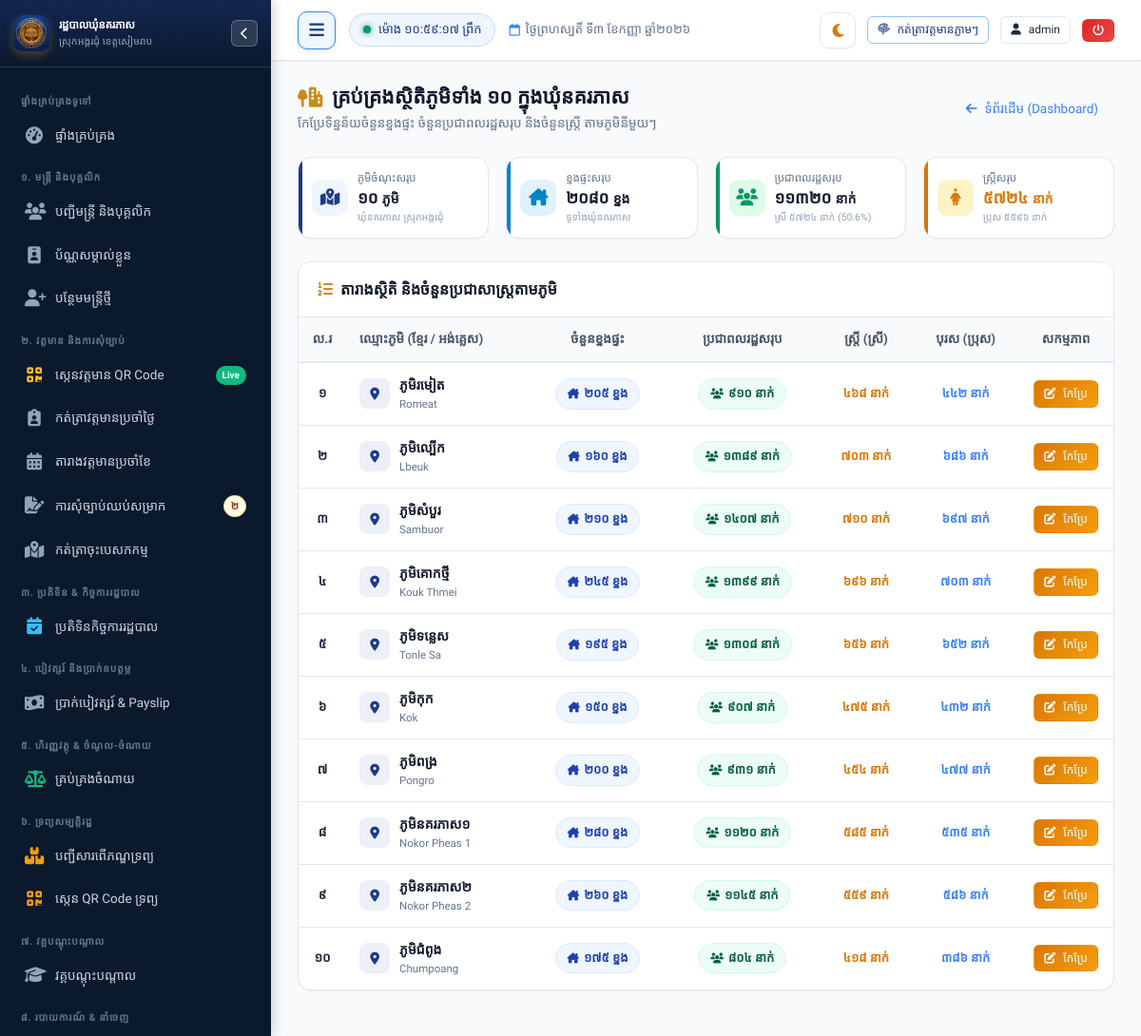
/settings/villages (signed in), run on the app's committed database.
### tables this page shows
CREATE TABLE villages (
        id INTEGER PRIMARY KEY AUTOINCREMENT,
        village_name_kh TEXT UNIQUE NOT NULL,
        village_name_en TEXT NOT NULL,
        total_population INTEGER DEFAULT 0,
        total_families INTEGER DEFAULT 0
    , female_population INTEGER DEFAULT 0);

### app.py (the view)
@app.route("/settings/villages")
@login_required
def settings_villages():
    conn = get_db()
    cursor = conn.cursor()
    cursor.execute("SELECT * FROM villages ORDER BY id")
    villages = cursor.fetchall()
    total_villages = len(villages)
    total_families = sum(v["total_families"] or 0 for v in villages)
    total_population = sum(v["total_population"] or 0 for v in villages)
    total_female = sum(v["female_population"] or 0 for v in villages)
    total_male = total_population - total_female
    female_pct = round((total_female / total_population * 100), 1) if total_population > 0 else 0
    conn.close()
    return render_template(
        "settings/villages.html",
        villages=villages,
        total_villages=total_villages,
        total_families=total_families,
        total_population=total_population,
        total_female=total_female,
        total_male=total_male,
        female_pct=female_pct
    )

### app.py (called while the page is built, shortened)
@app.teardown_appcontext
def teardown_db(exception=None):
    close_db_connection(exception)

@app.after_request
def add_cache_headers(response):
    if request.path.startswith('/static/css') or request.path.startswith('/static/js'):
        response.headers['Cache-Control'] = 'no-cache, must-revalidate'
    elif request.path.startswith('/static') or request.path == '/favicon.ico':
        response.headers['Cache-Control'] = 'public, max-age=86400'
    return response

@app.before_request
def ensure_database_ready():
    if request.path.startswith('/static') or request.path == '/favicon.ico':
        return

@app.template_filter("kh_num")
def kh_num_filter(val):
    return to_khmer_num(val)

### database.py (called while the page is built, shortened)
def _raw_create_connection():
    conn = sqlite3.connect(DB_PATH)
    conn.row_factory = sqlite3.Row
    conn.execute("PRAGMA foreign_keys = ON")
    conn.execute("PRAGMA journal_mode = WAL")
    conn.execute("PRAGMA synchronous = NORMAL")
    conn.execute("PRAGMA cache_size = -64000")
    return SqliteConnectionWrapper(conn)

def get_db():
    global _DB_SCHEMA_INITIALIZED
    conn = None
    try:
        from flask import g, has_request_context
        if has_request_context():
            if not hasattr(g, 'db') or g.db is None:
                g.db = _raw_create_connection()
            conn = g.db
    except ImportError:
        pass
    if conn is None:
        conn = _raw_create_connection()
    if not _DB_SCHEMA_INITIALIZED:
        _DB_SCHEMA_INITIALIZED = True
        try:
            init_db(conn)
        except Exception as e:
            print(f"[Auto Schema Init Notice] {e}")
    return conn

def close_db_connection(e=None):
    try:
        from flask import g, has_request_context
        if has_request_context():
            db = getattr(g, 'db', None)
            if db is not None:
                g.db = None
                db._real_close()
    except ImportError:
        pass

    def cursor(self):
        return self._conn.cursor()

    def close(self):
        try:
            from flask import g, has_request_context
            if has_request_context() and getattr(g, 'db', None) is self:
                return
        except ImportError:
            pass
        self._real_close()

### templates/settings/villages.html (shortened to what this page needs)
{% extends "base.html" %}
{% block content %}
<div class="page-header">
  <div class="page-header-title">
    <h1>
      <i class="fa-solid fa-tree-city text-gold"></i>
      <span>គ្រប់គ្រងស្ថិតិភូមិទាំង ១០ ក្នុងឃុំនគរភាស</span>
    </h1>
    <p>កែប្រែទិន្នន័យចំនួនខ្នងផ្ទះ ចំនួនប្រជាពលរដ្ឋសរុប និងចំនួនស្ត្រី តាមភូមិនីមួយៗ</p>
  </div>
  <div class="page-actions">
    <a href="{{ url_for('dashboard') }}" class="btn btn-outline-secondary">
      <i class="fa-solid fa-arrow-left"></i> ទំព័រដើម (Dashboard)
    </a>
  </div>
</div>
<div class="stats-grid" style="grid-template-columns: repeat(auto-fit, minmax(200px, 1fr)); margin-bottom: 24px;">
  <div class="stat-card" style="--stat-color: #1e3a8a; --stat-bg: #eff6ff;">
    <div class="stat-icon-wrapper">
      <i class="fa-solid fa-map-location-dot"></i>
    </div>
    <div class="stat-details">
      <div class="stat-label">ភូមិចំណុះសរុប</div>
      <div class="stat-number">{{ total_villages | kh_num }} <small style="font-size: 14px;">ភូមិ</small></div>
      <div class="stat-subtext">ឃុំនគរភាស ស្រុកអង្គរជុំ</div>
    </div>
  </div>
  <div class="stat-card" style="--stat-color: #0284c7; --stat-bg: #e0f2fe;">
    <div class="stat-icon-wrapper">
      <i class="fa-solid fa-house-chimney"></i>
    </div>
    <div class="stat-details">
      <div class="stat-label">ខ្នងផ្ទះសរុប</div>
      <div class="stat-number">{{ total_families | kh_num }} <small style="font-size: 14px;">ខ្នង</small></div>
      <div class="stat-subtext">ទូទាំងឃុំនគរភាស</div>
    </div>
  </div>
  <div class="stat-card" style="--stat-color: #059669; --stat-bg: #dcfce7;">
    <div class="stat-icon-wrapper">
      <i class="fa-solid fa-users"></i>
    </div>
    <div class="stat-details">
      <div class="stat-label">ប្រជាពលរដ្ឋសរុប</div>
      <div class="stat-number">{{ total_population | kh_num }} <small style="font-size: 14px;">នាក់</small></div>
      <div class="stat-subtext">ស្រី {{ total_female | kh_num }} នាក់ ({{ female_pct }}%)</div>
    </div>
  </div>
  <div class="stat-card" style="--stat-color: #d97706; --stat-bg: #fef3c7;">
    <div class="stat-icon-wrapper">
      <i class="fa-solid fa-person-dress"></i>
    </div>
    <div class="stat-details">
      <div class="stat-label">ស្ត្រីសរុប</div>
      <div class="stat-number" style="color: #d97706;">{{ total_female | kh_num }} <small style="font-size: 14px;">នាក់</small></div>
      <div class="stat-subtext">ប្រុស {{ total_male | kh_num }} នាក់</div>
    </div>
  </div>
</div>
<div class="card">
  <div class="card-header" style="display: flex; justify-content: space-between; align-items: center;">
    <div class="card-title">
      <i class="fa-solid fa-list-ol text-gold"></i>
      <span>តារាងស្ថិតិ និងចំនួនប្រជាសាស្ត្រតាមភូមិ</span>
    </div>
  </div>
  <div class="card-body" style="padding: 0;">
    <div class="table-responsive">
      <table class="custom-table">
        <thead>
          <tr>
            <th style="width: 50px; text-align: center;">ល.រ</th>
            <th>ឈ្មោះភូមិ (ខ្មែរ / អង់គ្លេស)</th>
            <th style="text-align: center;">ចំនួនខ្នងផ្ទះ</th>
            <th style="text-align: center;">ប្រជាពលរដ្ឋសរុប</th>
            <th style="text-align: center;">ស្ត្រី (ស្រី)</th>
            <th style="text-align: center;">បុរស (ប្រុស)</th>
            <th style="width: 100px; text-align: center;">សកម្មភាព</th>
          </tr>
        </thead>
        <tbody>
          {% for v in villages %}
          {% set male_pop = (v.total_population or 0) - (v.female_population or 0) %}
          <tr>
            <td style="text-align: center; font-weight: 600;">{{ loop.index | kh_num }}</td>
            <td>
              <div style="display: flex; align-items: center; gap: 10px;">
                <div style="width: 32px; height: 32px; border-radius: 8px; background: rgba(30, 58, 138, 0.08); color: var(--primary); display: flex; align-items: center; justify-content: center; font-size: 13px;">
                  <i class="fa-solid fa-location-dot"></i>
                </div>
                <div>
                  <strong style="font-size: 14px; color: var(--primary-dark);">ភូមិ{{ v.village_name_kh }}</strong>
                  <div style="font-size: 11.5px; color: var(--text-muted);">{{ v.village_name_en }}</div>
                </div>
              </div>
            </td>
            <td style="text-align: center;">
              <span class="badge" style="background: #eff6ff; color: #1e40af; border: 1px solid #dbeafe; font-size: 13px; font-weight: 700; padding: 5px 12px;">
                <i class="fa-solid fa-house-chimney" style="font-size: 11px;"></i> {{ v.total_families | kh_num }} ខ្នង
              </span>
            </td>
            <td style="text-align: center;">
              <span class="badge" style="background: #ecfdf5; color: #065f46; border: 1px solid #d1fae5; font-size: 13px; font-weight: 700; padding: 5px 12px;">
                <i class="fa-solid fa-users" style="font-size: 11px;"></i> {{ v.total_population | kh_num }} នាក់
              </span>
            </td>
            <td style="text-align: center; font-weight: 600; color: #d97706; font-size: 13px;">
              {{ v.female_population | kh_num }} នាក់
            </td>
            <td style="text-align: center; font-weight: 600; color: #3b82f6; font-size: 13px;">
              {{ male_pop | kh_num }} នាក់
            </td>
            <td style="text-align: center;">
              <button type="button" class="btn btn-sm btn-warning" onclick="openEditVillageModal({{ v.id }}, '{{ v.village_name_kh }}', '{{ v.village_name_en }}', {{ v.total_families or 0 }}, {{ v.total_population or 0 }}, {{ v.female_population or 0 }})">
                <i class="fa-solid fa-pen-to-square"></i> កែប្រែ
              </button>
            </td>
          </tr>
          {% endfor %}
        </tbody>
      </table>
    </div>
  </div>
</div>
{% endblock %}

### data on the page
villages: village_name_kh "រមៀត", village_name_en "Romeat", total_families|kh_num "២០៥", total_population|kh_num "៩១០", female_population|kh_num "៤៦៨", male_pop "៤៤២"
villages: village_name_kh "ល្បើក", village_name_en "Lbeuk", total_families|kh_num "១៦០", total_population|kh_num "១៣៨៩", female_population|kh_num "៧០៣", male_pop "៦៨៦"
villages: village_name_kh "សំបួរ", village_name_en "Sambuor", total_families|kh_num "២១០", total_population|kh_num "១៤០៧", female_population|kh_num "៧១០", male_pop "៦៩៧"
villages: village_name_kh "គោកថ្មី", village_name_en "Kouk Thmei", total_families|kh_num "២៤៥", total_population|kh_num "១៣៩៩", female_population|kh_num "៦៩៦", male_pop "៧០៣"
villages: village_name_kh "ទន្លេស", village_name_en "Tonle Sa", total_families|kh_num "១៩៥", total_population|kh_num "១៣០៨", female_population|kh_num "៦៥៦", male_pop "៦៥២"
villages: village_name_kh "កុក", village_name_en "Kok", total_families|kh_num "១៥០", total_population|kh_num "៩០៧", female_population|kh_num "៤៧៥", male_pop "៤៣២"
villages: village_name_kh "ពង្រ", village_name_en "Pongro", total_families|kh_num "២០០", total_population|kh_num "៩៣១", female_population|kh_num "៤៥៤", male_pop "៤៧៧"
villages: village_name_kh "នគរភាស១", village_name_en "Nokor Pheas 1", total_families|kh_num "២៨០", total_population|kh_num "១១២០", female_population|kh_num "៥៨៥", male_pop "៥៣៥"
villages: village_name_kh "នគរភាស២", village_name_en "Nokor Pheas 2", total_families|kh_num "២៦០", total_population|kh_num "១១៤៥", female_population|kh_num "៥៥៩", male_pop "៥៨៦"
villages: village_name_kh "ជំពូង", village_name_en "Chumpoang", total_families|kh_num "១៧៥", total_population|kh_num "៨០៤", female_population|kh_num "៤១៨", male_pop "៣៨៦"

### other printed values
{{ pending_leaves_count | kh_num }} "២"
{{ today_khmer }} "ថ្ងៃព្រហស្បតិ៍ ទី៣ ខែកញ្ញា ឆ្នាំ២០២៦"
{{ session.username }} "admin"
{{ total_villages | kh_num }} "១០"
{{ total_families | kh_num }} "២០៨០"
{{ total_population | kh_num }} "១១៣២០"
{{ total_female | kh_num }} "៥៧២៤"
{{ female_pct }} "50.6"
{{ total_male | kh_num }} "៥៥៩៦"
